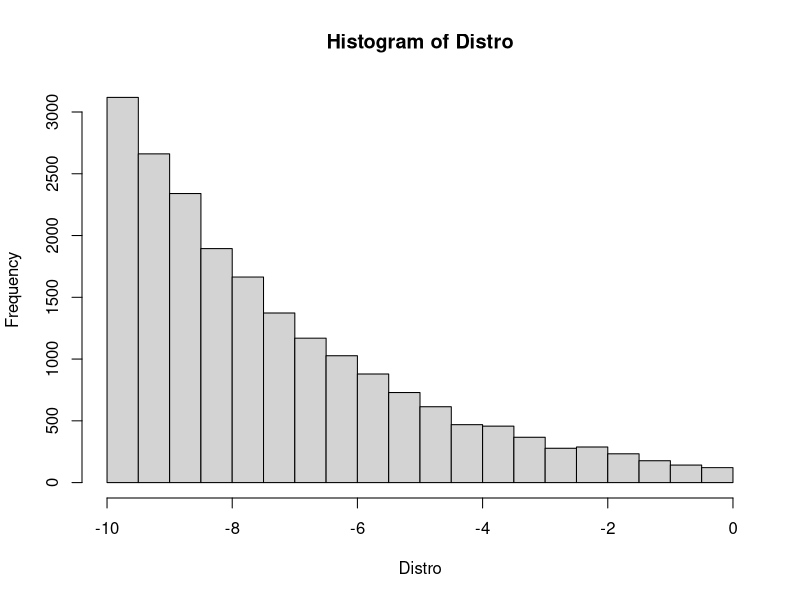
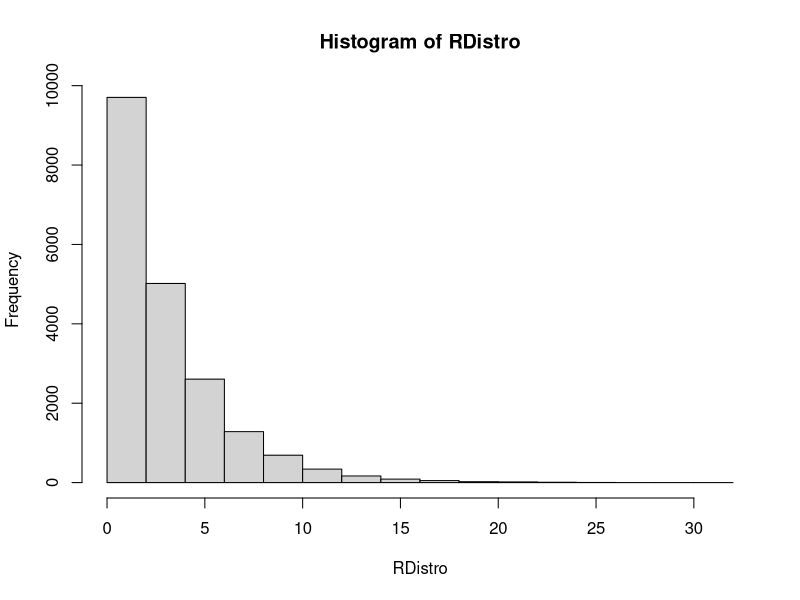
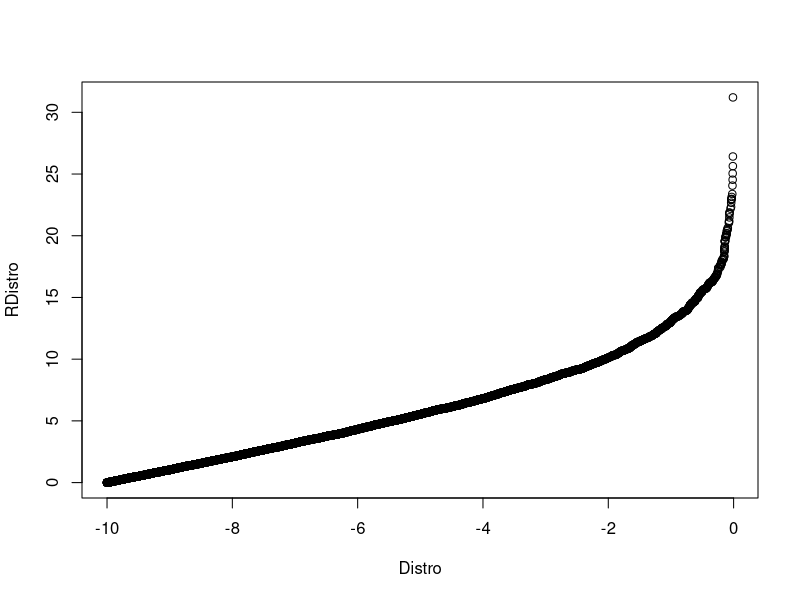
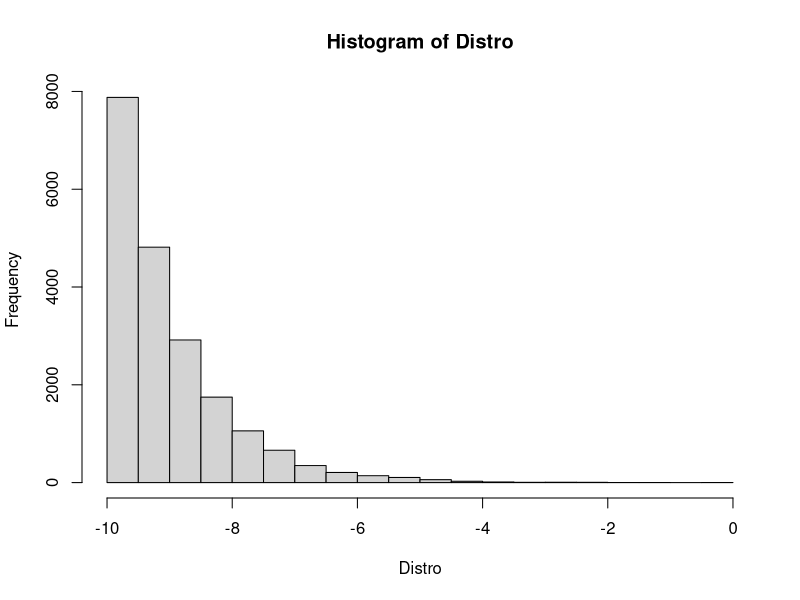
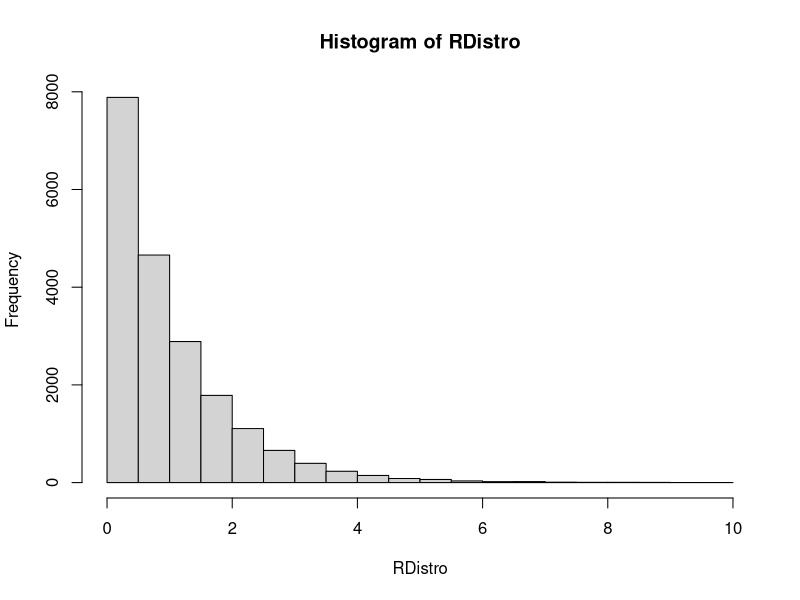
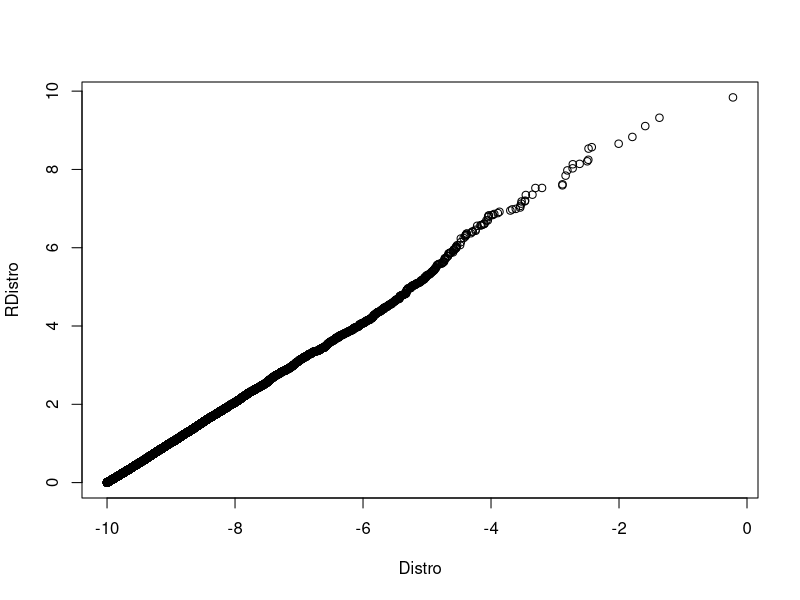
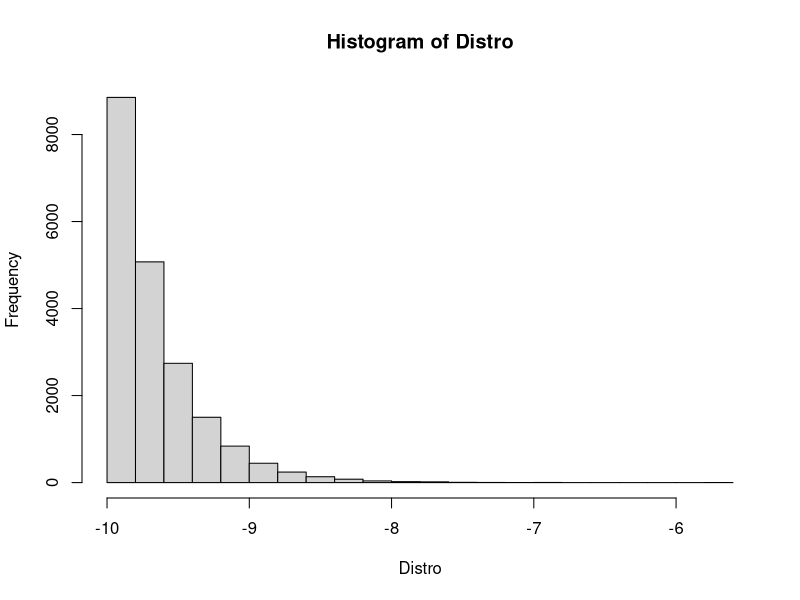
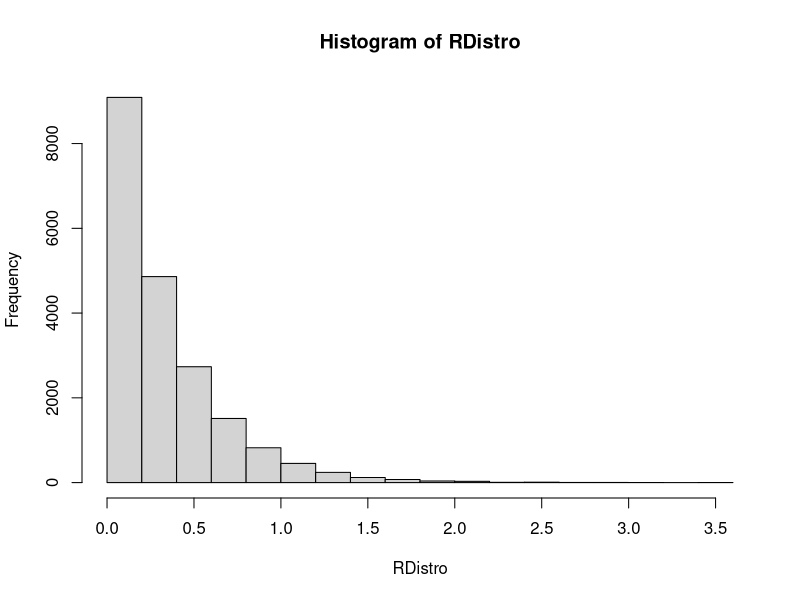

Write the R code that produced these figures, in order.
#My Exponential

my.rexp<-function(times, lam)
{
  Array<-numeric()
  for(i in 1:times)
  {
    #Preset values
    tau =10
  u =runif(1,0,1)
  #Do the magic
  x = -log(1 - (1 - exp(lam * tau)) * u) / lam
  #Add it to a list we can return
  Array<-append(Array,x)
  }
  #Sort the list high to low
  Sorted<-sort(Array, decreasing = FALSE)
  #Return the sorted list
  Sorted
}
#Graph the 1/3 rate
Distro<-my.rexp(20000,1/3)
hist(Distro)
 RDistro<-rexp(20000, rate=1/3)
 RDistro<-sort(RDistro)
 hist(RDistro)
qqplot(Distro, RDistro,plot.it = TRUE)

#Graph the rate of 1
 Distro<-my.rexp(20000,1)
 hist(Distro)
RDistro<-rexp(20000, rate=1)
RDistro<-sort(RDistro)
hist(RDistro)
qqplot(Distro, RDistro,plot.it = TRUE)

#Graph the Rate of 3
Distro<-my.rexp(20000,3)
hist(Distro)
RDistro<-rexp(20000, rate=3)
RDistro<-sort(RDistro)
hist(RDistro)
qqplot(Distro, RDistro,plot.it = TRUE)

#Start my binomial function
binom<-function(num,p,choose)
{
  histdat<-numeric()
  for(i in 1:num){
    #Sample data based on probability
    histdat[i]=sum(sample(c(0,1),choose,replace=T,prob=c(1-p,p)))
  }
  #Return the array
  histdat
}
#Graph my function
BI<-binom(1000,.8,50)
hist(BI)
#Graph the built in R function
RBI<-rbinom(1000, 50, .8)
hist(RBI)

#QQplot my version vs the R version
qqplot(BI, RBI)

#Run the chi-squared test
BI<-binom(10000,.2,50)
RBI<-rbinom(10000, 50, .2)
chisq.test(BI,RBI)
chisq.test(BI)
chisq.test(RBI)


#Start the Sin-Cos Normal Distribution
normwave<-function(num)
{ 
  #Static values
  u = runif(num)
  v = runif(num)
  
  x=rep(0,num)
  y=rep(0,num)
  
  #Magic happening round 2
  for (i in 1:num){
    x[i] = sqrt(-2*log(u[i]))*cos(2*pi*v[i])
    y[i] = sqrt(-2*log(u[i]))*sin(2*pi*v[i])
  }
  #Put the magic in my array for manipulation
 mList<-x+y
}
#Plot my Graph
wavey<-normwave(10000)
hist(wavey)


#Start the transform Normal Distribtuon 
fun<-function(num)
{
  Array<-numeric()
  for(t in 1:num)
  {
    #Static values again
    rand1<-runif(1)
    rand2<-runif(1)
    #Generate the random nubers
    x = 0.5 * (rand1+ rand2)
    #Add it to the array
    Array<-append(Array,x)
  }
  #Return the whole shebang
  Array
}
#Plot the other Normal graph
rNormal<-fun(10000)
hist(rNormal)

#QQplot the Sin-Cos function
qqnorm(normwave(10000))
#QQplot the transformaton function
qqnorm(fun(10000))




